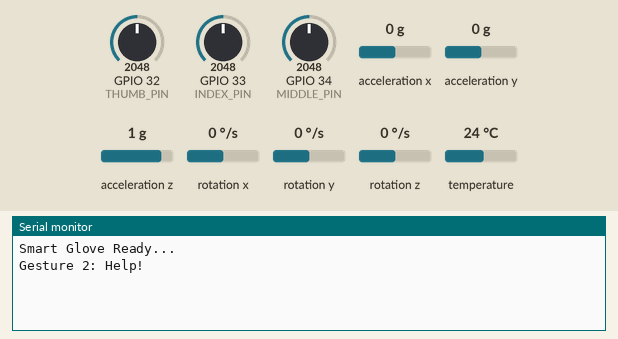
Simulated run of this sketch. Board: ESP32. Parts: the last lines printed to the serial monitor. The test bench sets the inputs (shaded band); at power-on: GPIO 32 (THUMB_PIN) = 2048, GPIO 34 (MIDDLE_PIN) = 2048, GPIO 33 (INDEX_PIN) = 2048, acceleration x 0 g, acceleration y 0 g, acceleration z 1 g, rotation x 0 °/s, rotation y 0 °/s, rotation z 0 °/s, temperature 24 °C. WiFi joins after 1.5 s; servers stay silent unless stated.

Above: at 3.0 s.
3.1 s: GPIO 32 (THUMB_PIN) set to 1960
At 4.8 s:
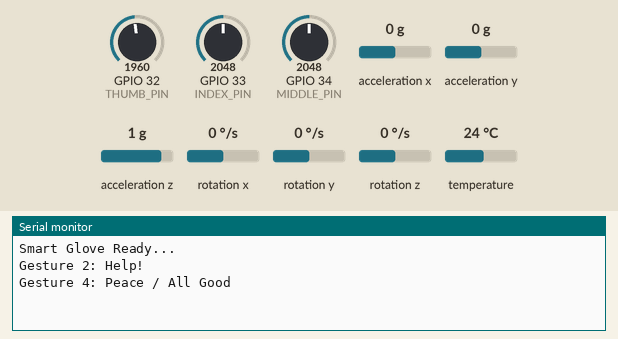
7.5 s: GPIO 34 (MIDDLE_PIN) set to 1960
At 9.5 s:
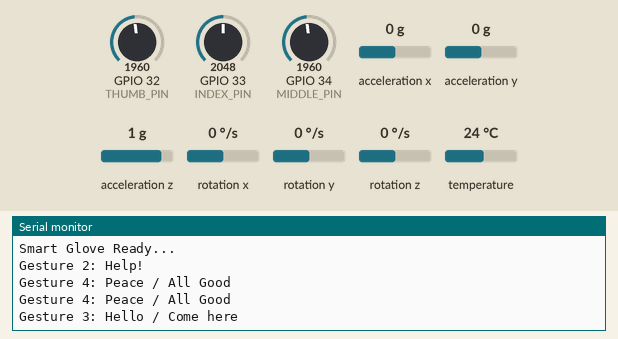

Measured:
- after the input at 3.1 s, the serial monitor: prints a new line after 0.81 s (image 1)
- after the input at 7.5 s, the serial monitor: prints a new line after 0.62 s (image 2)

The sketch:

sketch.ino
```cpp
#define BLYNK_TEMPLATE_ID "YOUR_TEMPLATE_ID"
#define BLYNK_TEMPLATE_NAME "YOUY_TEMPLATE_NAME"
#define BLYNK_AUTH_TOKEN "YOUR_AUTH_TOKEN"

#include <Arduino.h>
#include<WiFi.h>
#include<WiFiClient.h>
#include<BlynkSimpleEsp32.h>
#include<Adafruit_MPU6050.h>
#include<Adafruit_Sensor.h>
#include<Wire.h>

char ssid[]="Wokwi-GUEST";
char pass[]="";

//pins and threshold
const int THUMB_PIN = 32;
const int INDEX_PIN = 33;
const int MIDDLE_PIN = 34;
const int THRESHOLD = 2000;

Adafruit_MPU6050 mpu;

bool isNotify=false;

void setup() {
  Serial.begin(115200);
  Serial.println("Smart Glove Ready...");
  if(!mpu.begin()){Serial.println("Failed to find MPU6050 chip");}
  //connect to Wifi & Blynk
  Blynk.begin(BLYNK_AUTH_TOKEN,ssid,pass);
}

void loop() {
  Blynk.run();
  sensors_event_t a,g,temp;
  mpu.getEvent(&a,&g,&temp);
  int thumb = analogRead(THUMB_PIN);
  int index = analogRead(INDEX_PIN);
  int middle = analogRead(MIDDLE_PIN);

  //wrist movement
  if(a.acceleration.x>15 || a.acceleration.y>15){
    Serial.println("Gesture: Emergency! (Hand shaking)");
    Blynk.virtualWrite(V1,"Emergency! (Hand shaking)");
    Blynk.virtualWrite(V2,"Emergency!");
    Blynk.logEvent("shake_alert","Emergency! Hand is shaking!");
    isNotify=true;}

    // 1.Thumb only
  else if (thumb > THRESHOLD && index < THRESHOLD && middle < THRESHOLD) {
      Serial.println("Gesture 1: I need water");
      Blynk.virtualWrite(V1,"I need water");
      Blynk.virtualWrite(V2,"Gesture-1 Detected");
      Blynk.logEvent("gesture_info","I need water");
      delay(2000);
  }
    // 2.All fingers bent
  else if (thumb > THRESHOLD && index > THRESHOLD && middle > THRESHOLD) {
      Serial.println("Gesture 2: Help!");
      Blynk.virtualWrite(V1,"Help!");
      Blynk.virtualWrite(V2,"Gesture-2 Detected");
      Blynk.logEvent("gesture_info","Help!");
      delay(2000);
  }
    // 3.Index only
  else if (thumb < THRESHOLD && index > THRESHOLD && middle < THRESHOLD) {
      Serial.println("Gesture 3: Hello / Come here");
      Blynk.virtualWrite(V1,"Hello / Come here");
      Blynk.virtualWrite(V2,"Gesture-3 Detected");
      Blynk.logEvent("gesture_info","Hello");
      delay(2000);
  }
    // 4.Index and Middle
  else if (thumb < THRESHOLD && index > THRESHOLD && middle > THRESHOLD) {
      Serial.println("Gesture 4: Peace / All Good");
      Blynk.virtualWrite(V1,"Peace / All Good");
      Blynk.virtualWrite(V2,"Gesture-4 Detected");
      Blynk.logEvent("gesture_info","All Good");
      delay(2000);
  }
    // 5.Thumb and Middle only
  else if (thumb > THRESHOLD && index < THRESHOLD && middle > THRESHOLD) {
      Serial.println("Gesture 5: I need food");
      Blynk.virtualWrite(V1,"I need food");
      Blynk.virtualWrite(V2,"Gesture-5 Detected");
      Blynk.logEvent("gesture_info","I need food");
      delay(2000);
  }
  else{
    isNotify=false;
  }
  delay(100); //delay for stability
}
```
